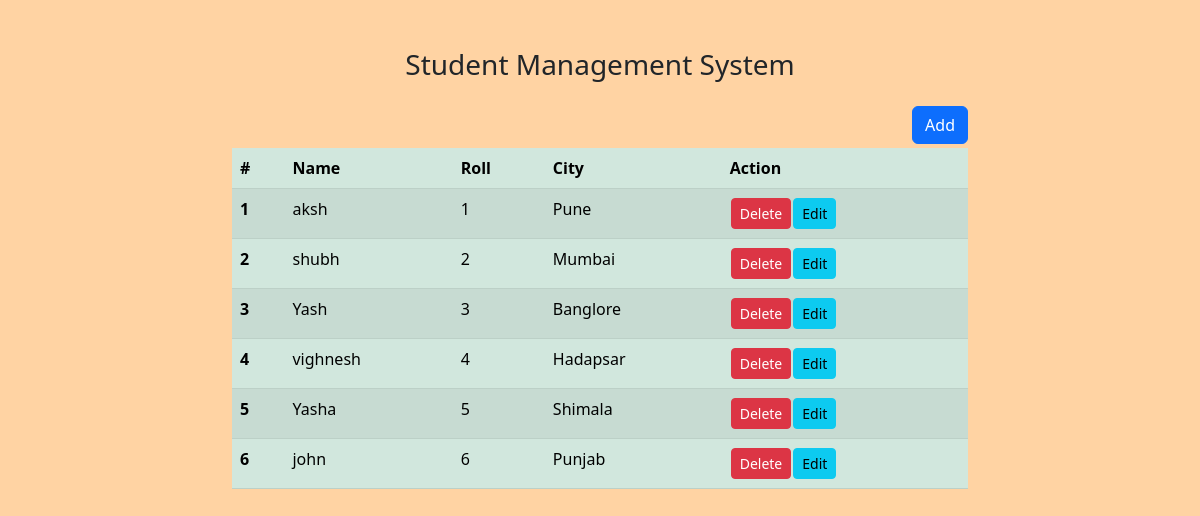
The page / on the database its author committed.
### core/models.py (models this page shows)
class Student(models.Model):
    name = models.CharField(max_length=60)
    roll = models.IntegerField()
    city = models.CharField(max_length=40)

### core/views.py (the view)
# urls.py: path('', Home.as_view(), name='home'),
class Home(View):
    def get(self, request):
        stu_data = Student.objects.all()
        return render(request, 'core/home.html', {'studata':stu_data})

### core/templates/core/home.html (shortened to what this page needs)
{% extends 'core/base.html' %}
{% block main_content %}
<section class="container">
    <div class="row justify-content-around text-center mt-5">
        <div class="col-sm-8">
            <h3>Student Management System</h3>
        </div>
    </div>
    <div class="row justify-content-around mt-3">
        <div class="col-sm-8">
            <a href="{% url 'add-student' %}" class='btn btn-primary float-end'>Add</a>
        </div>
    </div>
    <div class="row justify-content-around text-white mt-1">
        <div class="col-sm-8">
            <table class="table table-success table-striped">
                <thead>
                    <tr>
                        <th scope="col">#</th>
                        <th scope="col">Name</th>
                        <th scope="col">Roll</th>
                        <th scope="col">City</th>
                        <th scope="col">Action</th>
                    </tr>
                </thead>
                <tbody>
                    {% for stud in studata %}
                    <tr>
                        <th scope="row">{{forloop.counter}}</th>
                        <td>{{stud.name}}</td>
                        <td>{{stud.roll}}</td>
                        <td>{{stud.city}}</td>
                        <td>
                            <table>
                                <tr>
                                    <td>
                                        <form action="{% url 'delete-student' %}" method='POST'>
                                            <input type="submit" value="Delete" class="btn btn-danger btn-sm">
                                        </form>
                                    </td>
                                    <td>
                                        <a href="{% url 'edit-student' stud.id%}" class="btn btn-sm btn-info">Edit</a>
                                    </td>
                                </tr>
                            </table>
                        </td>
                    </tr>
                    {% endfor %}
                </tbody>
            </table>
        </div>
    </div>
</section>
{% endblock main_content %}

### core/templates/core/base.html (shortened to what this page needs)
<!doctype html>
<html lang="en">
    {% load static %}
  <head>
    <link href="https://cdn.jsdelivr.net/npm/bootstrap@5.3.0/dist/css/bootstrap.min.css" rel="stylesheet">
    <link rel="stylesheet" href="{% static 'css/base.css' %}">
  </head>
  <body>
   {% block main_content %}{% endblock main_content %}
</body>
</html>

### core/static/css/base.css (style rules this page uses)
body { background-color: #FFD3A3; }

### rows shown on the page
Student: name "aksh", roll "1", city "Pune"
Student: name "shubh", roll "2", city "Mumbai"
Student: name "Yash", roll "3", city "Banglore"
Student: name "vighnesh", roll "4", city "Hadapsar"
Student: name "Yasha", roll "5", city "Shimala"
Student: name "john", roll "6", city "Punjab"
